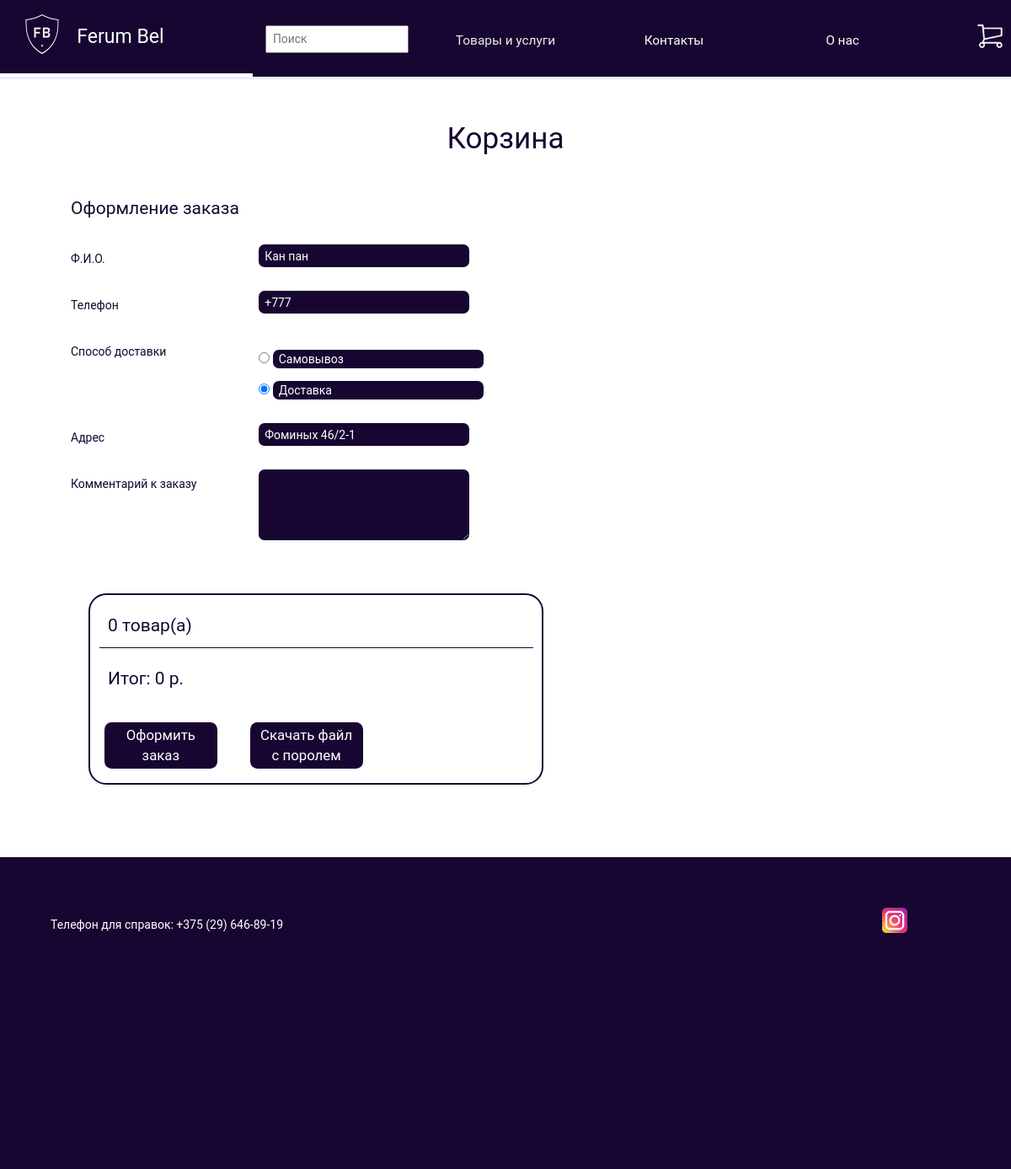
The page /basket/ (signed in) on the database its author committed.
### ferumbel/models.py (models this page shows, shortened)
class Profile(models.Model):
    name = models.TextField(blank=True, null=True, verbose_name='Имя пользователя')
    user = models.OneToOneField(settings.AUTH_USER_MODEL, on_delete=models.CASCADE, verbose_name='Пользователь')
    phone = models.CharField(max_length=30, blank=True, null=True, verbose_name='Номер телефона')
    email = models.EmailField(blank=True, null=True, verbose_name='Почта')
    adress = models.TextField(blank=True, null=True, verbose_name='Адрес')
    comment = models.TextField(blank=True, null=True, verbose_name='Комментарий к заказу')
    index = models.IntegerField(blank=True, null=True, default=1, verbose_name='Индекс')
    seller = models.ForeignKey(Customer, on_delete=models.CASCADE, blank=True, null=True, verbose_name='Продавец')
    delivery = models.BooleanField(blank=True, null=True, verbose_name="Доставка")
    code = models.CharField(max_length=4, blank=True, null=True, verbose_name='Код')
    class Meta:
        verbose_name = _("Profile")
        verbose_name_plural = _("Profiles")

class Text(models.Model):
    value = models.TextField(verbose_name="Текст")
    def __str__(self):
        return f"{self.value}"
    class Meta:
        ordering = ["id"]
        verbose_name = _("Text")
        verbose_name_plural = _("Texts")

### ferumbel/views.py (the view, shortened to what this page needs)
# urls.py: path("basket/", basket, name="basket"),
def basket(request):
    product = Product.objects.all()
    if request.user.is_authenticated:
        text = Text.objects.get(id=2)
        user = User.objects.get(username=request.user.username)
        profile = Profile.objects.get(user=request.user)
        purchases = Purchase.objects.filter(user=request.user).filter(index=profile.index)
        form = BasketForm(request.POST)
        sum_product = 0
        count = 0
        form = BasketForm()
        punt = profile.delivery
        return render(
            request,
            "basket.html",
            {
                "punt": punt,
                "name": request.user.profile.name,
                "phone": request.user.profile.phone,
                "address": request.user.profile.adress,
                "comment": request.user.profile.comment,
                "purhcase": purchases,
                "form": form,
                "sum": sum_product,
                "result": count,
                "Text": text,
                "product": product,
            }
        )
    else:
        form = RegistrationForm()
        return redirect('/register', {"form": form})

### ferumbel/forms.py
class BasketForm(forms.Form):
    username = forms.CharField(required=True)
    phone = forms.CharField(required=True)
    ch = forms.BooleanField(required=False)
    address = forms.CharField(required=True)
    comment = forms.CharField(required=False)

### static/templates/basket.html (shortened to what this page needs)
{% extends "base.html" %}
{% block content %}
<head>
    {% load bootstrap3 %}
    {% bootstrap_css %}
    <link rel="stylesheet" href="/static/styles/header.css">
    <link rel="stylesheet" href="/static/styles/basket.css">
</head>
<body>
<form method="POST">
    <section class="content">
        <section class="mainName">
            <section class="name">
                Корзина
            </section>
        </section>
        <section class="basket_name">
            Оформление заказа
        </section>
                <section class="data">
            <section class="topic ">
                <section class=" name">Ф.И.О.</section>
                {% if name == None %}
                <input class=" value" name="username" value=""></input>
                {% else %}
                    <input class=" value" name="username" value="{{ name }}"></input>
                {% endif %}
            </section>
            <section class="topic ">
                <section class=" name">Телефон</section>
                {% if phone == None %}
                <input class=" value" name="phone" value=""></input>
                {% else %}
                <input class=" value" name="phone" value="{{ phone }}"></input>
                {% endif%}
            </section>
            <section class="topic ">
                <section class=" name">Способ доставки</section>
                <section class=" option">
                {% if punt == True %}
                <section class="task">
                    <input id="sam" name="ch" value="{{ False }}" class="radiobut" type="radio"></input>
                    <input readonly value="Самовывоз" class="value"></input>
                </section>
                <section class="task">
                    <input id="dos" name="ch" checked class="radiobut" value="{{ True }}" type="radio"></input>
                    <input readonly value="Доставка" class="value"></input>
                </section>
                {% endif %}
                </section>
            </section>
            <section id="adres" class="topic" style="display: flex !important;">
                <section class=" name">Адрес</section>
                {% if phone == None %}
                <input class=" value" name="address" value="Фоминых 46/2-1"></input>
                {% else %}
                <input class=" value" name="address" value="{{ address }}"></input>
                {% endif%}
            </section>
            <section class="topic ">
                <section class=" name ">Комментарий к заказу</section>
                <textarea class=" value comm" name="comment"></textarea>
            </section>
        </section>
        <section class="result">
            <section class="quantity">{{ result }} товар(а)</section>
            <section class="money">Итог: {{ sum }} р.</section>
            <button class="button">Оформить заказ</button>
            <button class="button">
                <a href="/file/">Скачать файл с поролем
            </a>
            </button>
        </section>
    </section>
</form>
</body>
{% endblock %}

### static/templates/footer.html
<footer class="footer">
    <section class=" phone">
        {{ Text }}
    </section>
    <section class=" instagram">
        <img src="/media/photos/instagram.png" alt="">
    </section>
</footer>

### static/styles/header.css (style rules this page uses)
body { font-family: 'Roboto', sans-serif; text-decoration: none; margin: 0px; background: #FFFFFF; }
*, *:after, *:before { box-sizing: border-box; text-decoration: none; }
.content { margin-top: 10em; }
a { text-decoration: none!important; color: #FFFFFF !important; transition: ease 10ms; cursor: pointer; }
.name { margin-top:0.5em; cursor:pointer; }
.mainName { color: #170631 !important; font-size: 2.5em; text-align: center; }
.phone { left:5%; position: relative; padding-top: 70px; width: 70%; text-decoration: none !important; font-size: 1.0em; color: #FFFFFF !important; width: 100%; }
.footer { z-index: 500; }
.footer { background: #170631; border-top:solid 2px #FFFFFF; display: flex; padding-bottom: 20em; }
.instagram { padding-top: 60px; width:30%; text-align: center; }
.instagram img { cursor: pointer; height: 30px; width:30px; }

### static/styles/basket.css (style rules this page uses)
.basket_name { color: #170631 !important; margin:2em 0em 1em 4em !important; font-size: 1.5em; }
.data { margin:2em 0em 1em 6em; }
.topic { display: flex !important; margin-top: 2em !important; }
.topic .name { color: #170631 !important; font-size: 1.0em; width: 10%; }
.topic .value { padding-left: 0.5em; outline: none !important; border:none !important; border-radius: 0.5em; background-color: #170631; color:#FFFFFF; width: 250px; }
.topic .option { margin: 0em !important; padding: 0em !important; }
.task { margin-top: 1em; }
.comm { height: 6em; }
.result { margin-top: 3em; margin-left: 5em; width: 45%; border:solid 2px #170631; transition: 100ms ease-in-out; border-radius: 1em; color: #170631 !important; font-size: 1.5em; }
.result .quantity { margin: 0.5em; padding: 0.5em; border-bottom: solid 1px #170631; transition: 100ms ease-in-out; }
.result .money { margin: 0.5em; padding: 0.5em; }
.result .button { margin: 1em; padding: 0.2em 0.5em; color:#FFFFFF; background-color: #170631; border-radius: 0.5em; font-size: 0.8em !important; width:25%; border:none; }
#sam { cursor:pointer; }
#dos { cursor:pointer; background-color:#FFFFFF; color:#170631; }
@media (max-width:1400px) { .topic .name { color: #170631 !important; font-size: 1.0em; width: 20%; } }
@media (max-width:1400px) { .topic .value { padding-left: 0.5em; outline: none !important; border:none !important; border-radius: 0.5em; background-color: #170631; color:#FFFFFF; width: 250px; } }

### rows shown on the page
Profile: username "Кан пан", phone "+777", address "Фоминых 46/2-1"
Text: value "Телефон для справок: +375 (29) 646-89-19"

### other values the page prints
{{ result }} "0"
{{ sum }} "0"
